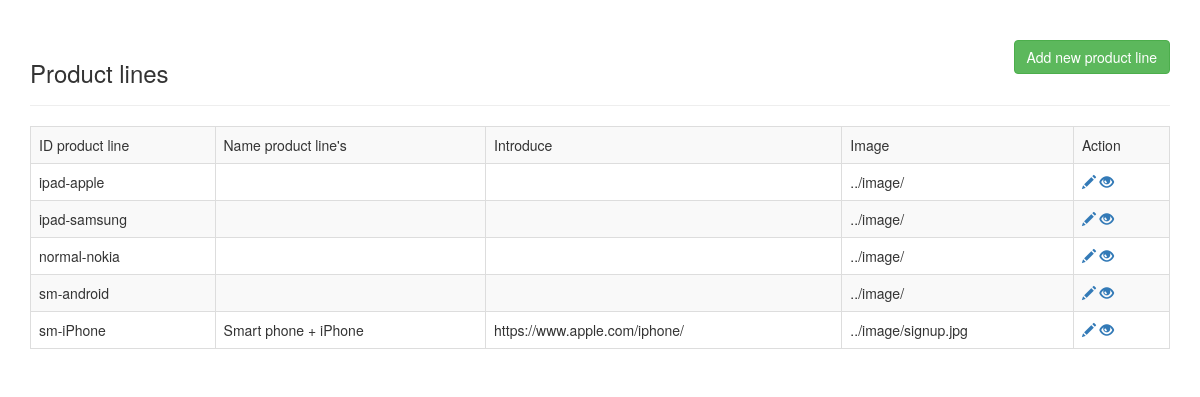
The page /admin/sanpham/manager-productline.php on the database its author committed.
### tables this page shows
CREATE TABLE `productline` (
  `idproductline` varchar(50) NOT NULL,
  `nameproductline` varchar(100) NOT NULL,
  `intro` text DEFAULT NULL,
  `image` varchar(255) DEFAULT NULL
);

### admin/sanpham/manager-productline.php (the view, shortened to what this page needs)
<!Doctype html>
<html>
    <head>
        <link rel="stylesheet" href="https://maxcdn.bootstrapcdn.com/bootstrap/3.3.7/css/bootstrap.css">
    </head>
    <body>
        <div class="container">
            <div class="row">
                <div class="col-lg-12" mx-auto>
                    <div class="page-header clearfix">
                        <h3 class="pull-left">Product lines</h3>
                        <a href="create_productline.php" class="btn btn-success pull-right">
                            Add new product line
                        </a>
                    </div>
                    <?php
                        require_once '../../csdl/connectdb.php';
                        $sql = " select * from productline where 1";
                        $result = mysqli_query($conn, $sql);
                        if(mysqli_num_rows($result) >0) {
                    ?>
                    <table class="table table-bordered table-striped">
                        <tr>
                            <td>ID product line</td>
                            <td>Name product line's</td>
                            <td>Introduce</td>
                            <td>Image</td>
                            <td>Action</td>
                        </tr>
                        <?php
                                while ($row = mysqli_fetch_array($result)) {
                           ?>
                        <tr>
                            <td> <?php echo $row['idproductline'];?></td>
                            <td> <?php echo $row['nameproductline'];?></td>
                            <td> <?php echo $row['intro'];?></td>
                            <td> <?php echo "../image/".$row['image'];?></td>
                            <td>
                                <a href="update_productline.php?idproductline=<?php echo $row['idproductline']; ?>" title="Update record">
                                    <span class="glyphicon glyphicon-pencil"></span></a>
                                <a href="show.php?idproductline=<?php echo $row['idproductline']; ?>" title="Update record">
                                    <span class="glyphicon glyphicon-eye-open"></span></a>
                            </td>
                        </tr>
                        <?php
                            }
                        ?>
                    </table>
                    <?php
                        }
                        else {
                            echo "No result found";
                        }
                       ?>
                </div>
            </div>
        </div>
    </body>
</html>

### rows shown on the page
productline: idproductline "ipad-apple"
productline: idproductline "ipad-samsung"
productline: idproductline "normal-nokia"
productline: idproductline "sm-android"
productline: idproductline "sm-iPhone", nameproductline "Smart phone + iPhone", intro "https://www.apple.com/iphone/", image "signup.jpg"
